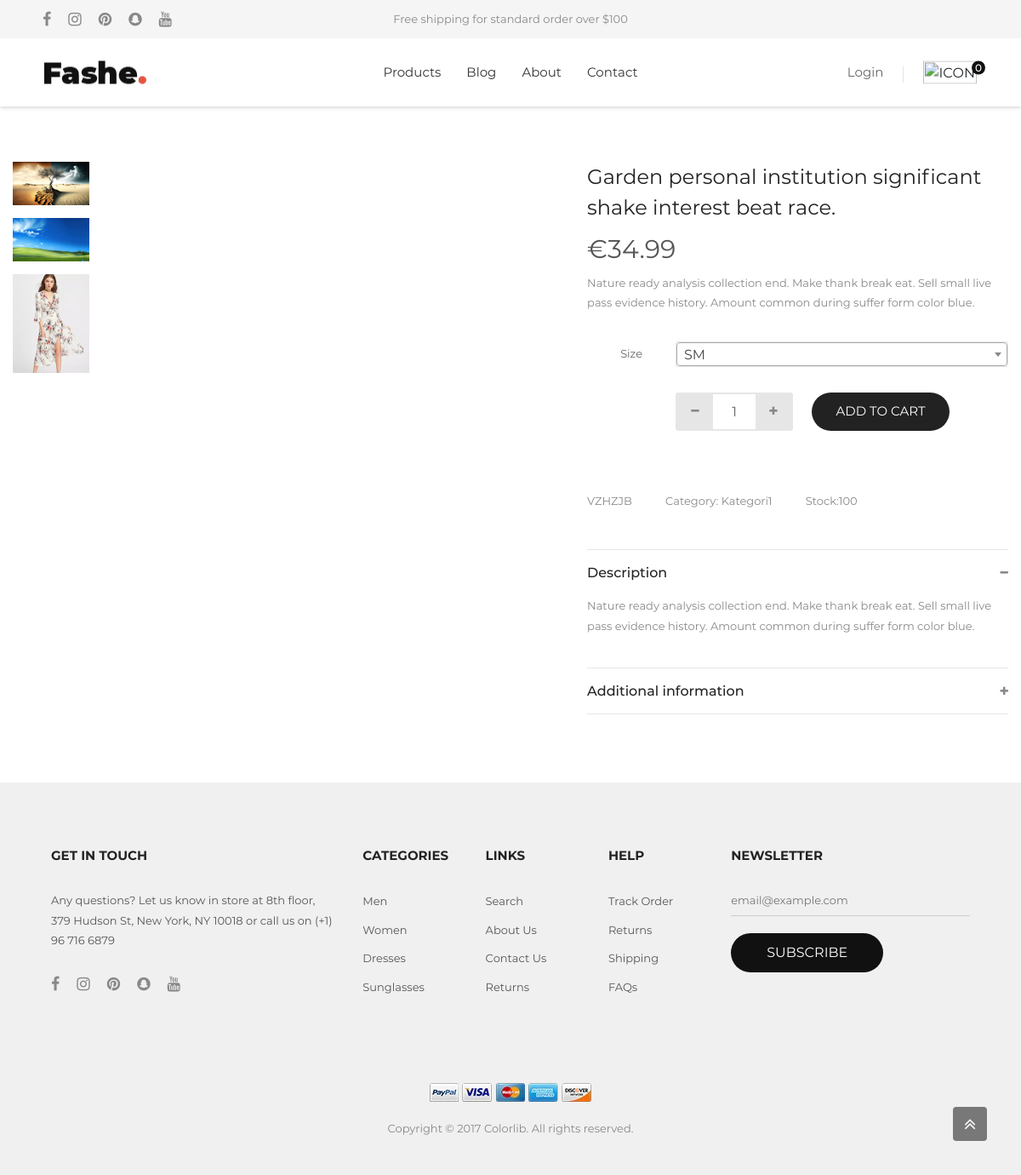
The page /products/garden-personal-institution-significant-shake-inte/ on the database its author committed.
### social_media/models.py (models this page shows, shortened)
class SocialMedia(models.Model):
    platform = models.CharField(max_length=50)
    url =  models.CharField(max_length=150)

### products/models.py (models this page shows, shortened)
class ProductImage(models.Model):
    image = models.ImageField(upload_to='product')

class Product(models.Model):
    name = models.CharField(max_length=100)
    price = models.FloatField()
    currency = models.CharField(choices=[('$','USD'),('€','EUR')],max_length=5)
    description = models.TextField(null=True,blank=True)
    additional_information = models.TextField(null=True,blank=True)
    code = models.CharField(max_length=100)
    category = models.ForeignKey(ProductCategory,models.SET_NULL,null=True)
    images = models.ManyToManyField(ProductImage,blank=True)
    slug = AutoSlugField(populate_from='name',unique_with=['id', 'created_at'], editable=True,null=True,blank=True)
    created_at = models.DateTimeField(auto_now_add=True,null=True,blank=True)
    updated_at = models.DateTimeField(auto_now=True,null=True,blank=True)

class ProductCategory(models.Model):
    name = models.CharField(max_length=50)

### products/views.py (the view)
# urls.py: path('<str:slug>/',ProductDetailPage,name='product-detail-page')
def ProductDetailPage(request,slug):
    product = Product.objects.select_related("category").prefetch_related("stocks").get(slug=slug)
    return render(
        request,
        'products/detail.html',
        context={
            'product': product
        })

### social_media/context_processors.py (called while the page is built)
def load_social_obj(request):
    social_objs = SocialMedia.objects.all()
    return {'social_objs': social_objs}

### templates/products/detail.html (shortened to what this page needs)
{% extends 'layouts/main_layout.html' %}
{% load static %}
{% block pageContent %}
  <div class="container bgwhite p-t-35 p-b-80">
    <div class="flex-w flex-sb">
      <div class="w-size13 p-t-30 respon5">
        <div class="wrap-slick3 flex-sb flex-w">
          <div class="wrap-slick3-dots">
            <ul class="slick3-dots" style="" role="tablist">
              {% for product_image in product.images.all  %}
                <li class="" role="presentation">
                  <img src="{{ product_image.image.url }}" /><div class="slick3-dot-overlay"></div>
                </li>
              {% endfor %}
            </ul>
          </div>
          <div class="slick3 slick-initialized slick-slider slick-dotted">
            <div class="slick-list draggable">
              <div class="slick-track" style="opacity: 1; width: 1503px;">
              </div>
            </div>
          </div>
        </div>
      </div>
      <div class="w-size14 p-t-30 respon5">
        <h4 class="product-detail-name m-text16 p-b-13">{{ product.name }}</h4>
        <span class="m-text17">{{ product.currency }}{{ product.price }}</span>
        <p class="s-text8 p-t-10">{{ product.description }}</p>
        <div class="p-t-33 p-b-60">
          <div class="flex-m flex-w p-b-10">
            <div class="s-text15 w-size15 t-center">Size</div>
            <div class="rs2-select2 rs3-select2 bo4 of-hidden w-size16">
            </div>
          </div>
          <div class="flex-r-m flex-w p-t-10">
            <div class="w-size16 flex-m flex-w">
              <div class="flex-w bo5 of-hidden m-r-22 m-t-10 m-b-10">
                <button class="btn-num-product-down color1 flex-c-m size7 bg8 eff2"><i class="fs-12 fa fa-minus" aria-hidden="true"></i></button>
                <input class="size8 m-text18 t-center num-product" type="number" name="num-product" value="1" />
                <button class="btn-num-product-up color1 flex-c-m size7 bg8 eff2"><i class="fs-12 fa fa-plus" aria-hidden="true"></i></button>
              </div>
              <div class="btn-addcart-product-detail size9 trans-0-4 m-t-10 m-b-10">
                <button class="flex-c-m sizefull bg1 bo-rad-23 hov1 s-text1 trans-0-4">Add to Cart</button>
              </div>
            </div>
          </div>
        </div>
        <div class="p-b-45">
          <span class="s-text8 m-r-35">{{product.code}}</span>
          <span class="s-text8 m-r-35">Category: {{product.category.name}}</span>
          <span class="s-text8 m-r-35" id="stock-count">Stock: 0</span>
        </div>
        <div class="wrap-dropdown-content bo6 p-t-15 p-b-14 active-dropdown-content">
          <h5 class="js-toggle-dropdown-content flex-sb-m cs-pointer m-text19 color0-hov trans-0-4">
            Description
            <i class="down-mark fs-12 color1 fa fa-minus dis-none" aria-hidden="true"></i>
          </h5>
          <div class="dropdown-content dis-none p-t-15 p-b-23" style="display: none;">
            <p class="s-text8">{{ product.description }}</p>
          </div>
        </div>
        <div class="wrap-dropdown-content bo7 p-t-15 p-b-14">
          <h5 class="js-toggle-dropdown-content flex-sb-m cs-pointer m-text19 color0-hov trans-0-4">
            Additional information
            <i class="up-mark fs-12 color1 fa fa-plus" aria-hidden="true"></i>
          </h5>
        </div>
      </div>
    </div>
  </div>
{% endblock %}

### templates/layouts/main_layout.html (shortened to what this page needs)
{% load static %}
<html lang="en">
  <head>
    <link rel="stylesheet" type="text/css" href="{% static 'vendor/bootstrap/css/bootstrap.min.css' %}">
    <link rel="stylesheet" href="https://cdnjs.cloudflare.com/ajax/libs/font-awesome/4.7.0/css/font-awesome.css" />
    <link rel="stylesheet" type="text/css" href="{% static 'fonts/themify/themify-icons.css' %}">
    <link rel="stylesheet" type="text/css" href="{% static 'fonts/Linearicons-Free-v1.0.0/icon-font.min.css' %}">
    <link rel="stylesheet" type="text/css" href="{% static 'fonts/elegant-font/html-css/style.css' %}">
    <link rel="stylesheet" type="text/css" href="{% static 'vendor/animate/animate.css' %}">
    <link rel="stylesheet" type="text/css" href="{% static 'vendor/css-hamburgers/hamburgers.min.css' %}">
    <link rel="stylesheet" type="text/css" href="{% static 'vendor/animsition/css/animsition.min.css' %}">
    <link rel="stylesheet" type="text/css" href="{% static 'vendor/select2/select2.min.css' %}">
    <link rel="stylesheet" type="text/css" href="{% static 'vendor/slick/slick.css' %}">
    <link rel="stylesheet" type="text/css" href="{% static 'css/util.css' %}">
    <link rel="stylesheet" type="text/css" href="{% static 'css/main.css' %}">
  </head>
  <body>
    <header class="header1">
      <div class="container-menu-header" style="top: 0px;">
        <div class="topbar">
          <div class="topbar-social">
            {% for social_obj in social_objs  %}
              <a target="_blank" href="{{social_obj.url}}" class="topbar-social-item fa fa-{{social_obj.platform}}"></a>
            {% endfor %}
          </div>
          <span class="topbar-child1">Free shipping for standard order over $100</span>
          <div class="topbar-child2">
          </div>
        </div>
        <div class="wrap_header">
          <a href="index.html" class="logo"><img src="{% static 'images/icons/logo.png' %}" alt="IMG-LOGO" /></a>
          <div class="wrap_menu">
            <nav class="menu">
              <ul class="main_menu">
                <li>
                  <a href="{% url "product-page" %}">Products</a>
                </li>
                <li>
                  <a href="{% url "blog-page" %}">Blog</a>
                </li>
                <li>
                  <a href="{% url "about-page" %}">About</a>
                </li>
                <li>
                  <a href="{% url "contact-page" %}">Contact</a>
                </li>
              </ul>
            </nav>
          </div>
          <div class="header-icons">
            <div class="header-wrapicon1">
              {% if request.user.is_authenticated %}
                <img src="{{request.user.profile_img.url }}" class="header-icon1 js-show-header-dropdown" alt="ICON" />
              {% else %}
              <a href="javascript:void(0)" class="js-show-header-dropdown">Login</a>
              {% endif %}
            </div>
            <div class="header-wrapicon2">
              <img src="{% static 'images/icons/icon-header-02.png' %}" class="header-icon1 js-show-header-dropdown" alt="ICON" />
              <span class="header-icons-noti">0</span>
            </div>
          </div>
        </div>
      </div>
    </header>
    {% block pageContent %}{% endblock %}
    <footer class="bg6 p-t-45 p-b-43 p-l-45 p-r-45">
      <div class="flex-w p-b-90">
        <div class="w-size6 p-t-30 p-l-15 p-r-15 respon3">
          <h4 class="s-text12 p-b-30">GET IN TOUCH</h4>
          <div>
            <p class="s-text7 w-size27">Any questions? Let us know in store at 8th floor, 379 Hudson St, New York, NY 10018 or call us on (+1) 96 716 6879</p>
            <div class="flex-m p-t-30">
              {% for social_obj in social_objs  %}
                <a target="_blank" href="{{social_obj.url}}" class="fs-18 color1 p-r-20 fa fa-{{social_obj.platform}}"></a>
              {% endfor %}
            </div>
          </div>
        </div>
        <div class="w-size7 p-t-30 p-l-15 p-r-15 respon4">
          <h4 class="s-text12 p-b-30">Categories</h4>
          <ul>
            <li class="p-b-9">
              <a href="#" class="s-text7">Men</a>
            </li>
            <li class="p-b-9">
              <a href="#" class="s-text7">Women</a>
            </li>
            <li class="p-b-9">
              <a href="#" class="s-text7">Dresses</a>
            </li>
            <li class="p-b-9">
              <a href="#" class="s-text7">Sunglasses</a>
            </li>
          </ul>
        </div>
        <div class="w-size7 p-t-30 p-l-15 p-r-15 respon4">
          <h4 class="s-text12 p-b-30">Links</h4>
          <ul>
            <li class="p-b-9">
              <a href="#" class="s-text7">Search</a>
            </li>
            <li class="p-b-9">
              <a href="#" class="s-text7">About Us</a>
            </li>
            <li class="p-b-9">
              <a href="#" class="s-text7">Contact Us</a>
            </li>
            <li class="p-b-9">
              <a href="#" class="s-text7">Returns</a>
            </li>
          </ul>
        </div>
        <div class="w-size7 p-t-30 p-l-15 p-r-15 respon4">
          <h4 class="s-text12 p-b-30">Help</h4>
          <ul>
            <li class="p-b-9">
              <a href="#" class="s-text7">Track Order</a>
            </li>
            <li class="p-b-9">
              <a href="#" class="s-text7">Returns</a>
            </li>
            <li class="p-b-9">
              <a href="#" class="s-text7">Shipping</a>
            </li>
            <li class="p-b-9">
              <a href="#" class="s-text7">FAQs</a>
            </li>
          </ul>
        </div>
        <div class="w-size8 p-t-30 p-l-15 p-r-15 respon3">
          <h4 class="s-text12 p-b-30">Newsletter</h4>
          <form>
            <div class="effect1 w-size9">
              <input class="s-text7 bg6 w-full p-b-5" type="text" name="email" placeholder="email@example.com" />
            </div>
            <div class="w-size2 p-t-20">
              <button class="flex-c-m size2 bg4 bo-rad-23 hov1 m-text3 trans-0-4">Subscribe</button>
            </div>
          </form>
        </div>
      </div>
      <div class="t-center p-l-15 p-r-15">
        <a href="#"><img class="h-size2" src="{% static 'images/icons/paypal.png' %}" alt="IMG-PAYPAL" /></a>
        <a href="#"><img class="h-size2" src="{% static 'images/icons/visa.png' %}" alt="IMG-VISA" /></a>
        <a href="#"><img class="h-size2" src="{% static 'images/icons/mastercard.png' %}" alt="IMG-MASTERCARD" /></a>
        <a href="#"><img class="h-size2" src="{% static 'images/icons/express.png' %}" alt="IMG-EXPRESS" /></a>
        <a href="#"><img class="h-size2" src="{% static 'images/icons/discover.png' %}" alt="IMG-DISCOVER" /></a>
        <div class="t-center s-text8 p-t-20">Copyright © 2017 Colorlib. All rights reserved.</div>
      </div>
    </footer>
    <div class="btn-back-to-top bg0-hov" id="myBtn" style="display: flex;">
      <span class="symbol-btn-back-to-top">
        <i class="fa fa-angle-double-up" aria-hidden="true"></i>
      </span>
    </div>
  </body>
</html>

### static/css/util.css (style rules this page uses)
.fs-12 { font-size: 12px; }
.fs-18 { font-size: 18px; }
.p-t-10 { padding-top: 10px; }
.p-t-15 { padding-top: 15px; }
.p-t-20 { padding-top: 20px; }
.p-t-30 { padding-top: 30px; }
.p-t-33 { padding-top: 33px; }
.p-t-35 { padding-top: 35px; }
.p-t-45 { padding-top: 45px; }
.p-b-5 { padding-bottom: 5px; }
.p-b-9 { padding-bottom: 9px; }
.p-b-10 { padding-bottom: 10px; }
.p-b-13 { padding-bottom: 13px; }
.p-b-14 { padding-bottom: 14px; }
.p-b-23 { padding-bottom: 23px; }
.p-b-30 { padding-bottom: 30px; }
.p-b-43 { padding-bottom: 43px; }
.p-b-45 { padding-bottom: 45px; }
.p-b-60 { padding-bottom: 60px; }
.p-b-80 { padding-bottom: 80px; }
.p-b-90 { padding-bottom: 90px; }
.p-l-15 { padding-left: 15px; }
.p-l-45 { padding-left: 45px; }
.p-r-15 { padding-right: 15px; }
.p-r-20 { padding-right: 20px; }
.p-r-45 { padding-right: 45px; }
.m-t-10 { margin-top: 10px; }
.m-b-10 { margin-bottom: 10px; }
.m-r-22 { margin-right: 22px; }
.m-r-35 { margin-right: 35px; }
.t-center { text-align: center; }
.dis-none { display: none; }
.sizefull { width: 100%; height: 100%; }
.w-full { width: 100%; }
.bgwhite { background-color: white; }
.of-hidden { overflow: hidden; }
.cs-pointer { cursor: pointer; }
.trans-0-4 { -webkit-transition: all 0.4s; -o-transition: all 0.4s; -moz-transition: all 0.4s; transition: all 0.4s; }
.flex-w { display: -webkit-box; display: -webkit-flex; display: -moz-box; display: -ms-flexbox; display: flex; -webkit-flex-wrap: wrap; -moz-flex-wrap: wrap; -ms-flex-wrap: wrap; -o-flex-wrap: wrap; flex-wrap: wrap; }
.flex-sb { display: -webkit-box; display: -webkit-flex; display: -moz-box; display: -ms-flexbox; display: flex; justify-content: space-between; }
.flex-m { display: -webkit-box; display: -webkit-flex; display: -moz-box; display: -ms-flexbox; display: flex; -ms-align-items: center; align-items: center; }
.flex-c-m { display: -webkit-box; display: -webkit-flex; display: -moz-box; display: -ms-flexbox; display: flex; justify-content: center; -ms-align-items: center; align-items: center; }
.flex-r-m { display: -webkit-box; display: -webkit-flex; display: -moz-box; display: -ms-flexbox; display: flex; justify-content: flex-end; -ms-align-items: center; align-items: center; }
.flex-sb-m { display: -webkit-box; display: -webkit-flex; display: -moz-box; display: -ms-flexbox; display: flex; justify-content: space-between; -ms-align-items: center; align-items: center; }
.s-text1 { font-family: Montserrat-Regular; font-size: 15px; color: white; text-transform: uppercase; }
.s-text7 { font-family: Montserrat-Regular; font-size: 13px; color: #555555; line-height: 1.8; }
.s-text8 { font-family: Montserrat-Regular; font-size: 13px; color: #888888; line-height: 1.8; }
.s-text12 { font-family: Montserrat-Bold; font-size: 15px; color: #222222; line-height: 1.5; text-transform: uppercase; }
.s-text15 { font-family: Montserrat-Regular; font-size: 13px; color: #666666; line-height: 1.8; }
.m-text3 { font-family: Montserrat-Regular; font-size: 16px; color: white; text-transform: uppercase; }
.m-text16 { font-family: Montserrat-Regular; font-size: 24px; color: #222222; line-height: 1.5; }
.m-text17 { font-family: Montserrat-Regular; font-size: 30px; color: #555555; line-height: 1.2; }
.m-text18 { font-family: Montserrat-Regular; font-size: 16px; color: #666666; line-height: 1.2; }
.m-text19 { font-family: Montserrat-Medium; font-size: 16px; color: #222222; line-height: 1.5; }
.color1 { color: #888888; }
.size2 { width: 100%; height: 46px; }
.size7 { width: 42px; height: 41px; }
.size8 { width: 50px; height: 41px; }
.size9 { width: 162px; height: 45px; }
.w-size2 { width: 179px; }
.w-size6 { width: 33%; }
.w-size7 { width: 13%; }
.w-size8 { width: 28%; }
.w-size9 { max-width: 300px; }
.w-size13 { width: 53%; }
.w-size14 { width: calc(47% - 55px); }
.w-size15 { width: 21%; }
.w-size16 { width: 79%; }
.w-size27 { max-width: 482px; }
.h-size2 { height: 22px; }
.bg1 { background-color: #222222; }
.bg4 { background-color: #111111; }
.bg6 { background-color: #f0f0f0; }
.bg8 { background-color: #e6e6e6; }
.bo4 { border: 1px solid #e6e6e6; border-radius: 2px; }
.bo5 { border: 2px solid #e6e6e6; border-radius: 3px; }
.bo6 { border-top: 1px solid #e6e6e6; border-bottom: 1px solid #e6e6e6; }
.bo7 { border-bottom: 1px solid #e6e6e6; }
.bo-rad-23 { border-radius: 23px; }
.effect1 { position: relative; border-bottom: 1px solid #cccccc; }

### rows shown on the page
ProductImage: image (picture)
ProductImage: image (picture)
ProductImage: image (picture)
Product: name "Garden personal institution significant shake interest beat race.", currency "€", price "34.99", description "Nature ready analysis collection end. Make thank break eat. Sell small live pass evidence history. Amount common during suffer form color blue.", code "VZHZJB", category.name "Kategori1"
